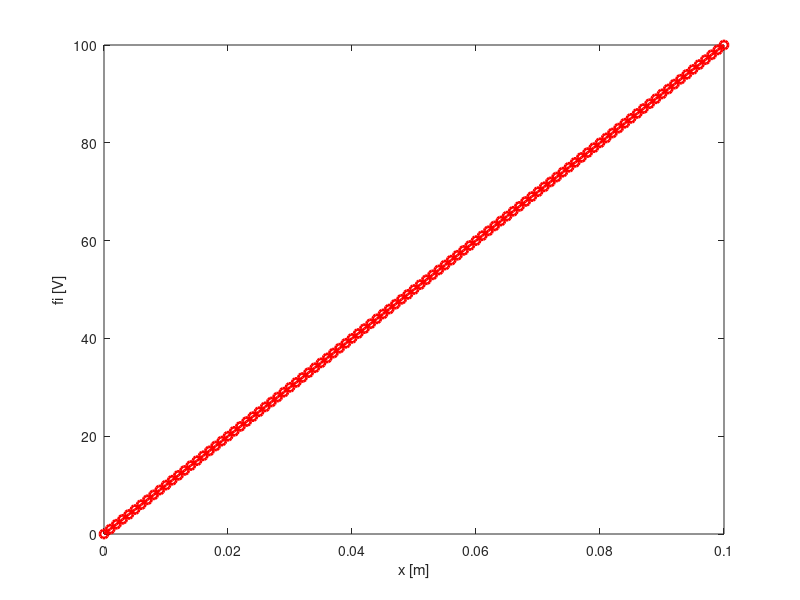

Write the MATLAB code that produced this figure.
% L08_1DCapacitor.m 
% Capacitor's one dimensional model to solve 
% Assumptions : infinite area electrodes (no boundary) 
% 
d = 0.1;        % distance between electrodes [m]
Uapp = 100;     % applied voltage - [V]
eps0 = 8.854e-12; % dielectric constant 

% Model 1 - Equidistant discretization 
% - one filling material (eps_r = 2)
% 
N = 100;
x = linspace(0, d, N+1);
dx = x(2)-x(1);
% h = diff(x);

% Assmeblying equations 
A = sparse(N+1, N+1); 
B = sparse(N+1,1);
for id=2:N
  A(id,id-1:id+1) = [1 -2 1]/(dx^2);
end
A(1,1) = 1; A(end,end) = 1;
B(end) = Uapp;
% Let's solve the problem
fi = A \ B;

%% Show some solution
figure;
  plot(x, fi, 'r-o','LineWidth',2);
  xlabel('x [m]');
  ylabel('fi [V]');


